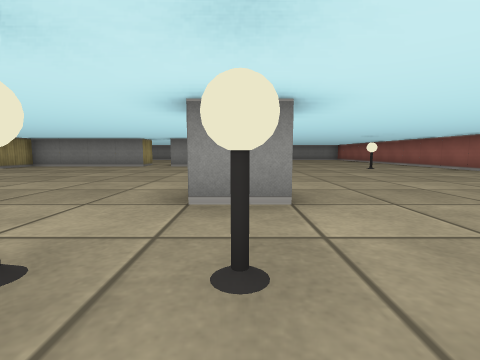
View 1 (above)

22 first-person views from a walk through a cub3D level. The camera is about half as high as the walls, tilts 6° down and sees 85° across. The floor is counted in squares. Each view is taken from the middle of a square. On the plan, view 1 faces up. The plan holds only what a view shows up to about 9 squares ahead; the rest is blank.

View 2
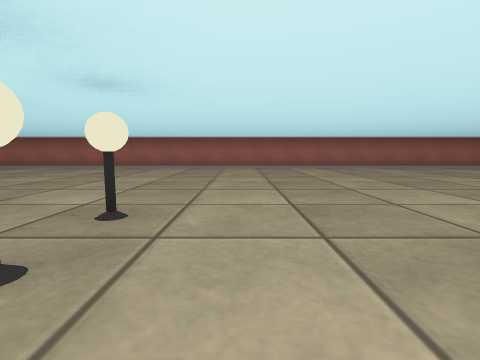

View 3
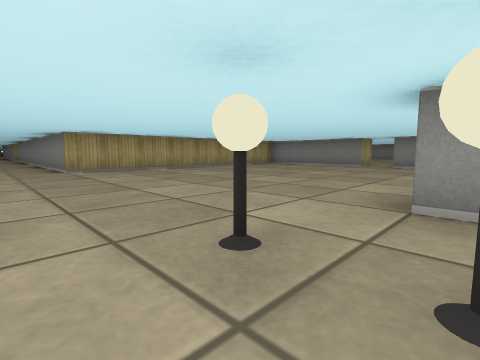

View 4
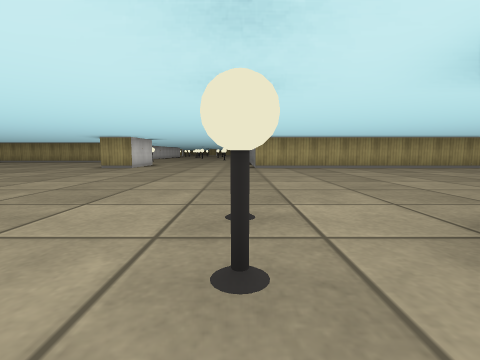

View 5
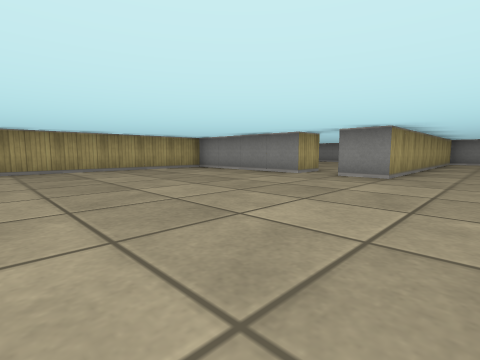

View 6
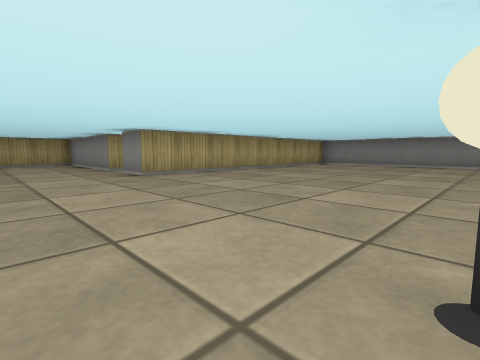

View 7
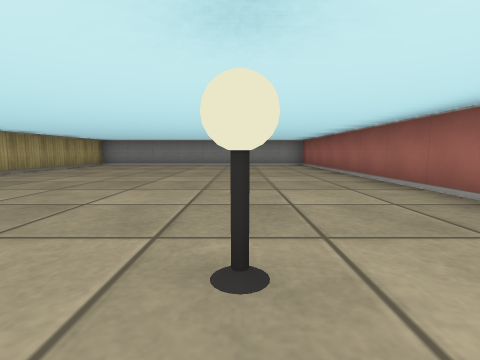

View 8
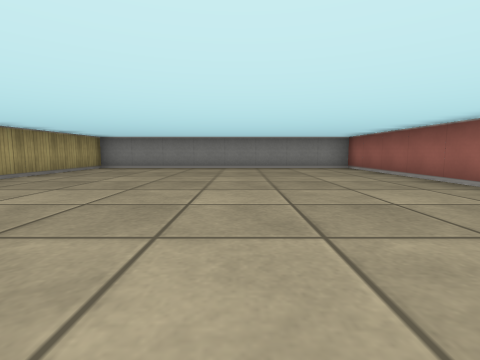

View 9
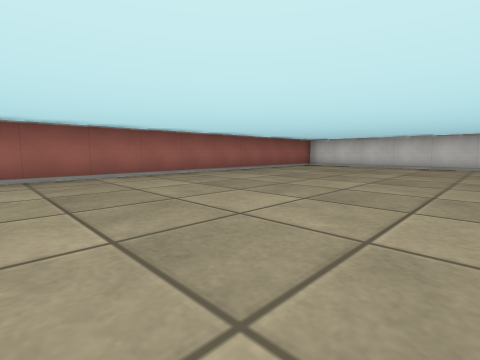

View 10
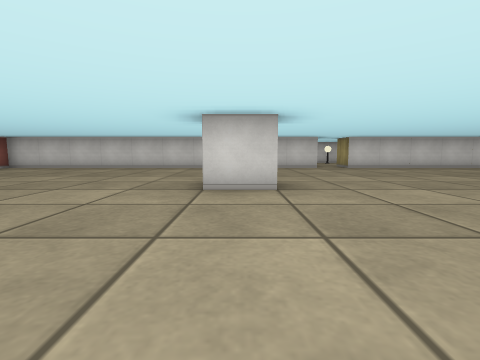

View 11
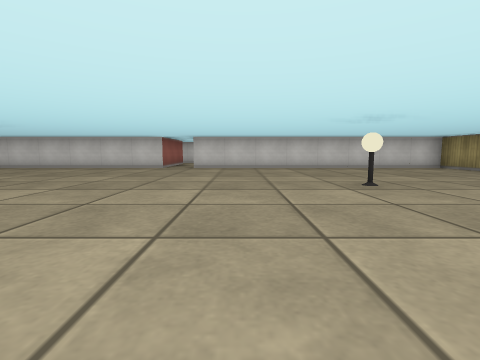

View 12
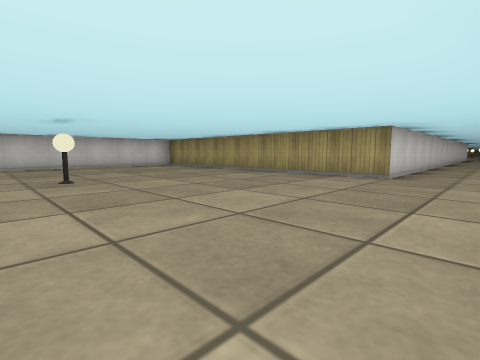

View 13
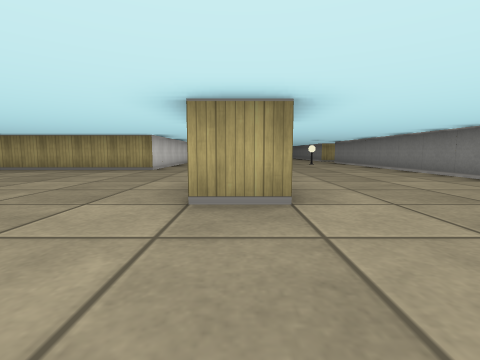

View 14
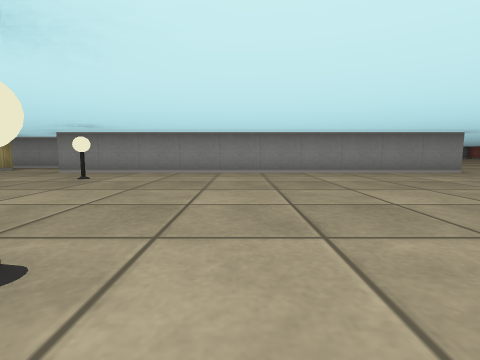

View 15
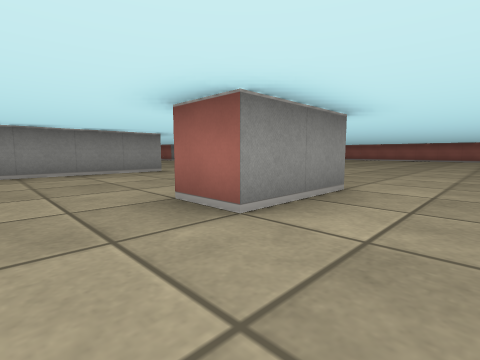

View 16
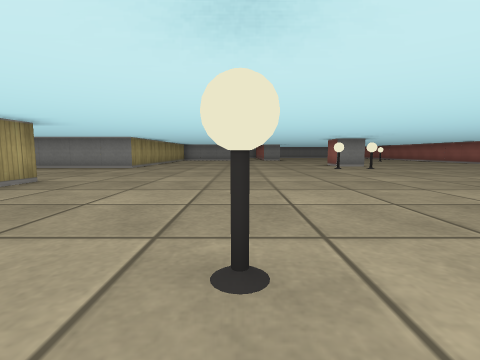

View 17
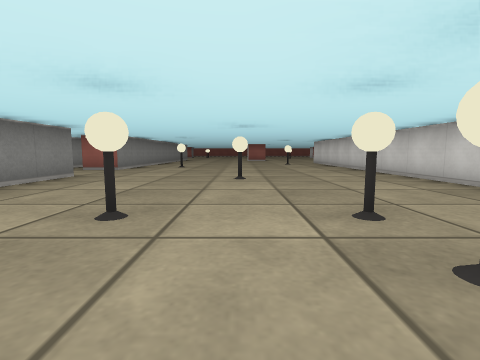

View 18
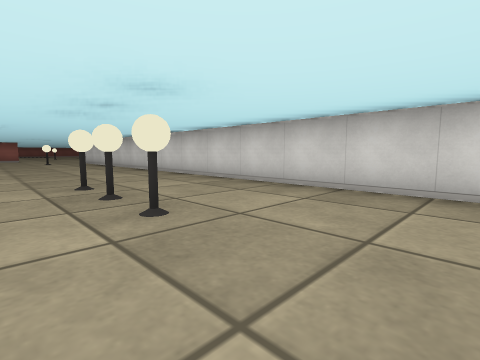

View 19
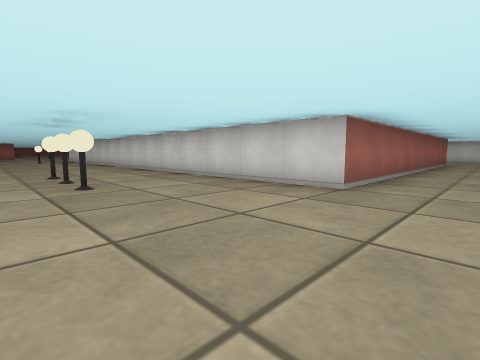

View 20
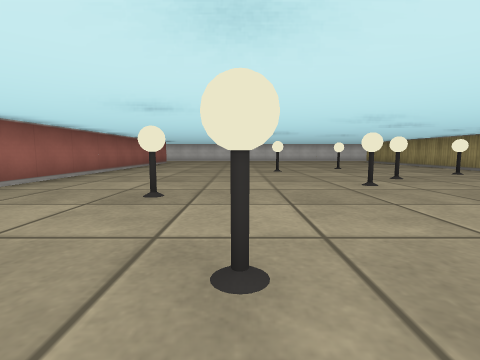

View 21
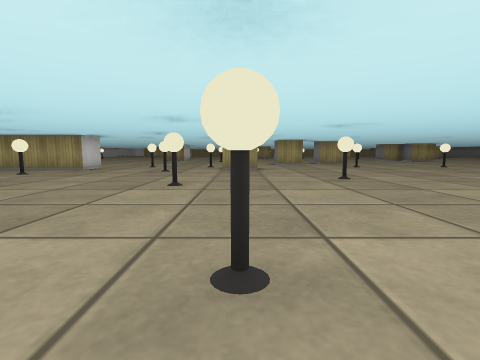

View 22
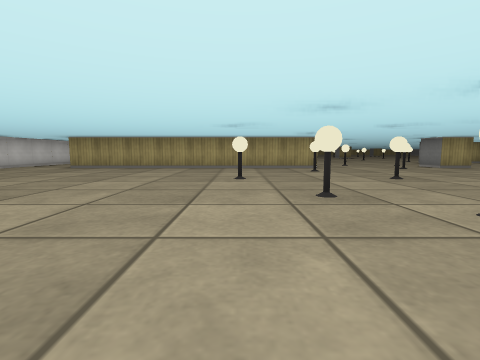

### Floor plan
Points are (right, up) in squares from view 1. A wall is a line through its corners. A room is listed if a view was taken in it or the views show most of it. See-through windows are left out.
Room 1 (views 1, 2, 3, 4, 5, 6, 7, 8, 9, 10, 11, 12, 13, 15, 16)
walls: (0.6, 2.5) (-0.5, 2.5); (-8, -2.5) (-7.5, -2.5) (-7.5, -3.5) (-9.5, -3.5) (-9.5, -2.5); (-1.6, -8.5) (-0.5, -8.5); (-3.5, 10.5) (-3.5, 9.5) (-7.5, 9.5) (-7.5, 1.5) (-10.5, 1.5); (-12.5, -5.5) (-12.5, -13.5) (-4.5, -13.5); (6.5, -11.4) (6.5, 17.5) (-1.5, 17.5) (-1.5, 9.5) (-2.5, 9.5); (-3.5, -13.5) (6.5, -13.5)
ways out: opening at (-10.5, -2.2) to room 2; opening at (-3, 10) to room 2; opening at (-4, -14)
objects: lamp (-8, -9); lamp (-4, -6); lamp (-1, 1); lamp (0, 1); lamp (4, 8)
Room 2 (views 14, 17, 18, 19, 20, 21, 22)
walls: (-37.5, -2.4) (-37.5, -3.5) (-38.1, -3.5); (-38.5, -7.5) (-37.5, -7.5) (-37.5, -15.5); (-38.1, -17.5) (-37.1, -17.5); (-27.5, -13.2) (-27.5, -5.5) (-12.5, -5.5); (-19.5, 1.5) (-21.2, 1.5); (-19.5, 2.5) (-19.5, 2); (-10.5, 1.5) (-17.5, 1.5) (-17.5, 2.5)
ways out: opening at (-10.5, -2.2) to room 1; opening at (-3, 10) to room 1; opening at (-18.5, 2) to room 3
objects: other object (-39, -6); other object (-39, -4); other object (-39, 1); other object (-39, 4); other object (-37, -5); lamp (-36, -8); lamp (-35, -1); lamp (-34, -10); lamp (-34, -7); lamp (-34, -4); lamp (-33, -6); lamp (-32, -9); lamp (-31, -3); lamp (-30, -5); lamp (-25, -3); lamp (-24, -3); lamp (-23, -3); lamp (-23, -1); lamp (-20, -2); lamp (-16, 0); lamp (-14, -4)
Room 3 (no view inside)
walls: (-18.9, 3.5) (-20.4, 3.5); (-15.9, 3.5) (-16.4, 3.5)
ways out: opening at (-18.5, 2) to room 2; opening at (-20, 3)

Where each view was taken, in squares from view 1:
view 1: 0 up, 0 right, facing up
view 2: 0 up, 2 left, facing right
view 3: 0 up, 0 right, facing up-left
view 4: 1 up, 1 right, facing left
view 5: 4 up, 0 right, facing up-left
view 6: 7 up, 4 right, facing up-left
view 7: 7 up, 4 right, facing up
view 8: 9 up, 3 right, facing up
view 9: 4 down, 1 right, facing down-right
view 10: 5 down, 1 left, facing down
view 11: 5 down, 6 left, facing down
view 12: 4 down, 7 left, facing down-left
view 13: 3 down, 5 left, facing left
view 14: 5 down, 13 left, facing up
view 15: 5 down, 11 left, facing up-right
view 16: 7 down, 4 left, facing up
view 17: 2 down, 25 left, facing right
view 18: 2 down, 27 left, facing down-right
view 19: 2 down, 29 left, facing down-right
view 20: 2 down, 31 left, facing down
view 21: 3 down, 30 left, facing left
view 22: 10 down, 29 left, facing left
